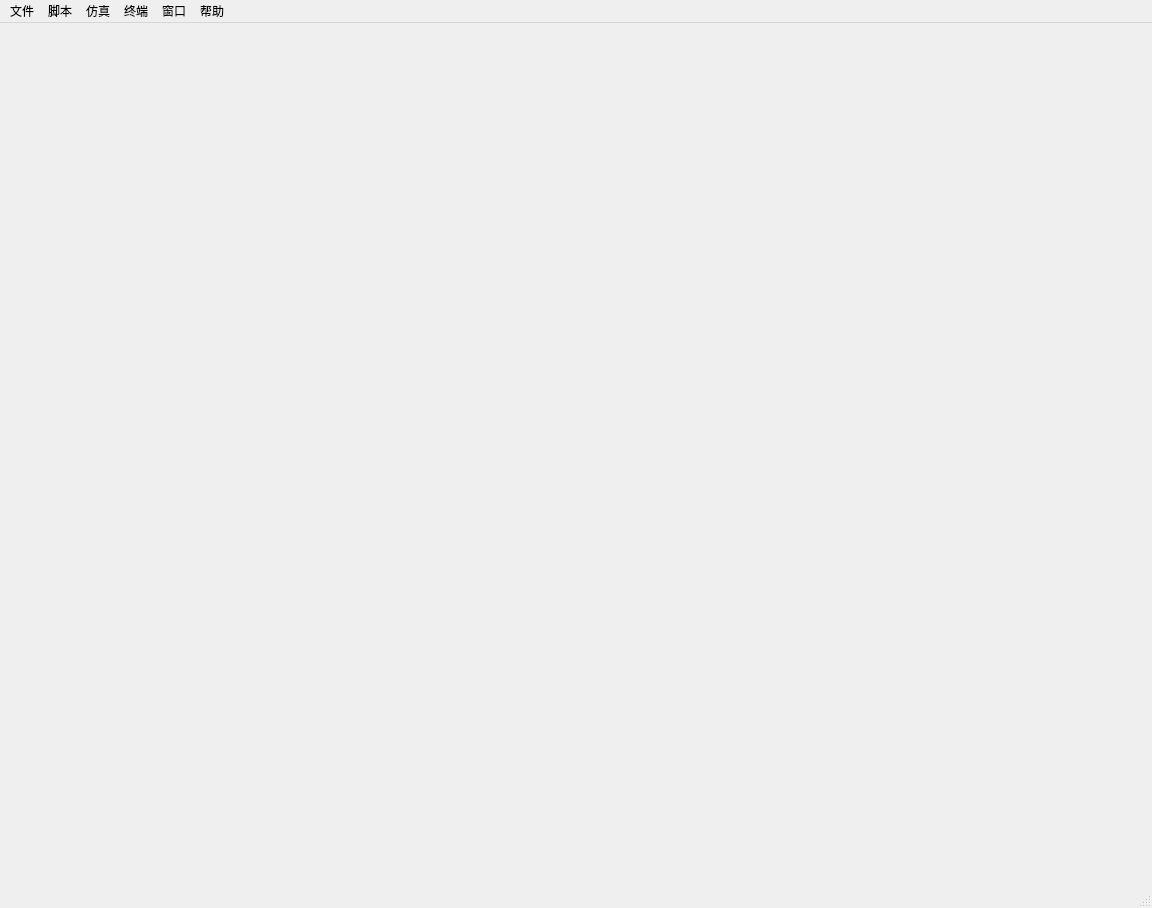
<?xml version="1.0" encoding="UTF-8"?>
<ui version="4.0">
 <class>MainPage</class>
 <widget class="QMainWindow" name="MainPage">
  <property name="geometry">
   <rect>
    <x>0</x>
    <y>0</y>
    <width>1152</width>
    <height>908</height>
   </rect>
  </property>
  <property name="windowTitle">
   <string>Simulation Guide</string>
  </property>
  <property name="toolButtonStyle">
   <enum>Qt::ToolButtonIconOnly</enum>
  </property>
  <widget class="QWidget" name="centralwidget"/>
  <widget class="QMenuBar" name="menubar">
   <property name="geometry">
    <rect>
     <x>0</x>
     <y>0</y>
     <width>1152</width>
     <height>28</height>
    </rect>
   </property>
   <property name="layoutDirection">
    <enum>Qt::LeftToRight</enum>
   </property>
   <property name="defaultUp">
    <bool>false</bool>
   </property>
   <widget class="QMenu" name="menu">
    <property name="title">
     <string>帮助</string>
    </property>
    <addaction name="action_about"/>
   </widget>
   <widget class="QMenu" name="menu_2">
    <property name="title">
     <string>仿真</string>
    </property>
    <addaction name="action_sim"/>
    <addaction name="action_3"/>
    <addaction name="action_temp"/>
   </widget>
   <widget class="QMenu" name="menu_3">
    <property name="title">
     <string>脚本</string>
    </property>
    <addaction name="action_conf"/>
    <addaction name="action_clean"/>
    <addaction name="action_gen"/>
   </widget>
   <widget class="QMenu" name="menu_4">
    <property name="title">
     <string>文件</string>
    </property>
    <addaction name="action_exit"/>
   </widget>
   <widget class="QMenu" name="menu_5">
    <property name="title">
     <string>终端</string>
    </property>
    <addaction name="action_terminate"/>
   </widget>
   <widget class="QMenu" name="menu_6">
    <property name="title">
     <string>窗口</string>
    </property>
    <widget class="QMenu" name="menu_7">
     <property name="title">
      <string>显示</string>
     </property>
     <addaction name="action_show_heatmap"/>
    </widget>
    <addaction name="action_maximize"/>
    <addaction name="menu_7"/>
   </widget>
   <addaction name="menu_4"/>
   <addaction name="menu_3"/>
   <addaction name="menu_2"/>
   <addaction name="menu_5"/>
   <addaction name="menu_6"/>
   <addaction name="menu"/>
  </widget>
  <widget class="QStatusBar" name="statusbar">
   <property name="enabled">
    <bool>true</bool>
   </property>
  </widget>
  <action name="action_about">
   <property name="text">
    <string>关于</string>
   </property>
  </action>
  <action name="action_sim">
   <property name="icon">
    <iconset resource="../res.qrc">
     <normaloff>:/img/per_sim_icon.png</normaloff>:/img/per_sim_icon.png</iconset>
   </property>
   <property name="text">
    <string>性能仿真</string>
   </property>
  </action>
  <action name="action_3">
   <property name="text">
    <string>功耗仿真</string>
   </property>
  </action>
  <action name="action_temp">
   <property name="icon">
    <iconset resource="../res.qrc">
     <normaloff>:/img/temp_icon.png</normaloff>:/img/temp_icon.png</iconset>
   </property>
   <property name="text">
    <string>生成温度图</string>
   </property>
   <property name="toolTip">
    <string>生成温度图</string>
   </property>
  </action>
  <action name="action_gen">
   <property name="icon">
    <iconset resource="../res.qrc">
     <normaloff>:/img/gen_icon.png</normaloff>:/img/gen_icon.png</iconset>
   </property>
   <property name="text">
    <string>生成</string>
   </property>
   <property name="toolTip">
    <string>生成脚本</string>
   </property>
  </action>
  <action name="action_exit">
   <property name="text">
    <string>退出</string>
   </property>
   <property name="shortcut">
    <string>Ctrl+Q</string>
   </property>
  </action>
  <action name="action_conf">
   <property name="icon">
    <iconset resource="../res.qrc">
     <normaloff>:/img/conf_icon.png</normaloff>:/img/conf_icon.png</iconset>
   </property>
   <property name="text">
    <string>配置</string>
   </property>
  </action>
  <action name="action_clean">
   <property name="icon">
    <iconset resource="../res.qrc">
     <normaloff>:/img/clean_icon.png</normaloff>:/img/clean_icon.png</iconset>
   </property>
   <property name="text">
    <string>清理</string>
   </property>
   <property name="toolTip">
    <string>清理脚本</string>
   </property>
  </action>
  <action name="action_terminate">
   <property name="icon">
    <iconset resource="../res.qrc">
     <normaloff>:/img/terminate_icon.png</normaloff>:/img/terminate_icon.png</iconset>
   </property>
   <property name="text">
    <string>停止</string>
   </property>
   <property name="shortcut">
    <string>Ctrl+C</string>
   </property>
  </action>
  <action name="action_maximize">
   <property name="text">
    <string>最大化</string>
   </property>
   <property name="shortcut">
    <string>F11</string>
   </property>
  </action>
  <action name="action_show_heatmap">
   <property name="checkable">
    <bool>true</bool>
   </property>
   <property name="checked">
    <bool>true</bool>
   </property>
   <property name="text">
    <string>温度图</string>
   </property>
  </action>
 </widget>
 <resources>
  <include location="../res.qrc"/>
 </resources>
 <connections/>
</ui>
